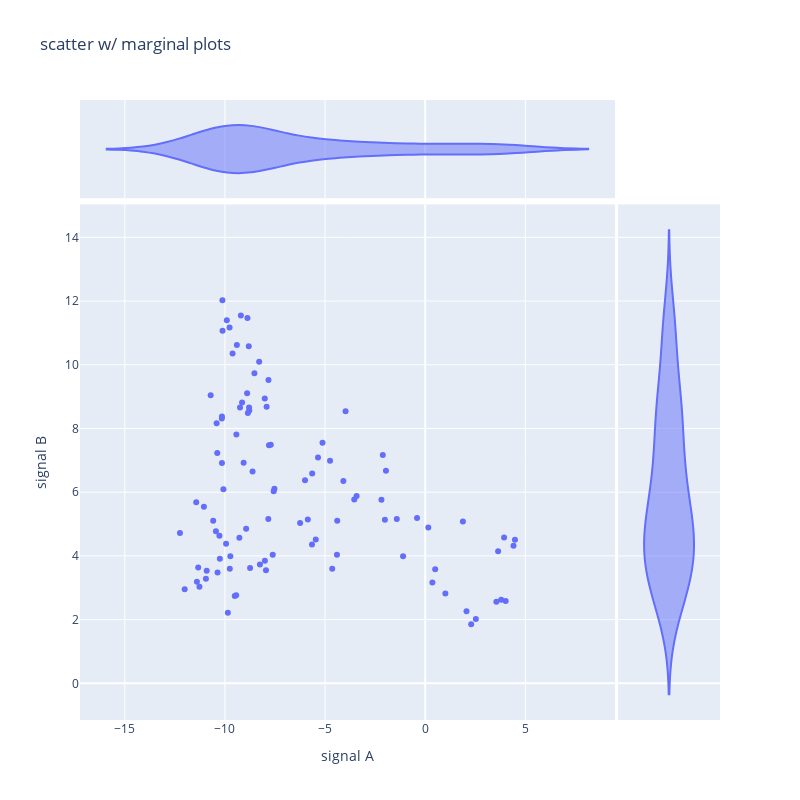

Notebook code cell kept with this figure:
### Markdown cell above
## marginal plots

### Code cell
fig_marginal = px.scatter(
    df,
    x='signal A',
    y='signal B',
    marginal_x='violin',
    marginal_y='violin',
    title='scatter w/ marginal plots',
    width=800,
    height=800
)
fig_marginal.show()

### Figure 1 — Plotly figure (JSON) as saved in the notebook; plotly's stock layout.template omitted (floating-point values rounded to 4 significant figures)
{"data": [{"hovertemplate": "signal A=%{x}<br>signal B=%{y}<extra></extra>", "legendgroup": "", "marker": {"color": "#636efa", "symbol": "circle"}, "mode": "markers", "name": "", "orientation": "v", "showlegend": false, "type": "scatter", "x": [0.4967, 0.3584, 1.006, 2.529, 2.295, 2.061, 3.64, 4.408, 3.938, 4.481, 4.017, 3.551, 3.793, 1.88, 0.1552, -0.4071, -1.42, -1.106, -2.014, -3.426, -1.96, -2.186, -2.119, -3.543, -4.088, -3.977, -5.128, -4.752, -5.353, -5.644, -6.246, -4.394, -4.407, -5.465, -4.642, -5.863, -5.654, -7.614, -8.942, -8.745, -8.007, -7.836, -7.951, -8.252, -9.731, -10.45, -10.91, -9.854, -9.511, -11.27, -10.95, -11.33, -12.01, -11.4, -10.37, -9.438, -10.28, -10.59, -10.25, -9.279, -9.758, -9.944, -11.05, -12.25, -11.43, -10.08, -10.15, -9.146, -8.785, -9.43, -9.068, -7.53, -7.566, -6.002, -8.621, -7.799, -7.712, -8.011, -7.92, -9.907, -10.13, -9.77, -8.292, -8.81, -9.619, -10.12, -9.205, -8.876, -9.406, -8.893, -8.796, -7.827, -8.529, -8.857, -9.249, -10.71, -10.42, -10.16, -10.15, -10.38], "xaxis": "x", "y": [3.585, 3.164, 2.821, 2.019, 1.858, 2.262, 4.148, 4.323, 4.58, 4.506, 2.587, 2.56, 2.621, 5.084, 4.891, 5.193, 5.158, 3.99, 5.132, 5.884, 6.675, 5.766, 7.169, 5.767, 6.354, 8.544, 7.554, 6.987, 7.087, 6.584, 5.033, 5.102, 4.039, 4.513, 3.593, 5.143, 4.36, 4.038, 4.852, 3.621, 3.848, 5.155, 3.548, 3.732, 3.992, 4.774, 3.537, 2.217, 2.739, 3.036, 3.286, 3.633, 2.953, 3.185, 3.478, 2.764, 4.629, 5.103, 3.912, 4.568, 3.594, 4.381, 5.539, 4.719, 5.682, 6.095, 6.917, 8.814, 8.568, 7.815, 6.925, 6.109, 6.032, 6.373, 6.65, 7.477, 7.49, 8.944, 8.679, 11.4, 12.02, 11.17, 10.1, 10.58, 10.36, 11.07, 11.54, 11.47, 10.62, 9.109, 8.662, 9.518, 9.733, 8.487, 8.66, 9.045, 8.161, 8.315, 8.373, 7.23], "yaxis": "y"}, {"alignmentgroup": "True", "hovertemplate": "signal A=%{x}<extra></extra>", "legendgroup": "", "marker": {"color": "#636efa", "symbol": "circle"}, "name": "", "offsetgroup": "", "scalegroup": "x", "showlegend": false, "type": "violin", "x": [0.4967, 0.3584, 1.006, 2.529, 2.295, 2.061, 3.64, 4.408, 3.938, 4.481, 4.017, 3.551, 3.793, 1.88, 0.1552, -0.4071, -1.42, -1.106, -2.014, -3.426, -1.96, -2.186, -2.119, -3.543, -4.088, -3.977, -5.128, -4.752, -5.353, -5.644, -6.246, -4.394, -4.407, -5.465, -4.642, -5.863, -5.654, -7.614, -8.942, -8.745, -8.007, -7.836, -7.951, -8.252, -9.731, -10.45, -10.91, -9.854, -9.511, -11.27, -10.95, -11.33, -12.01, -11.4, -10.37, -9.438, -10.28, -10.59, -10.25, -9.279, -9.758, -9.944, -11.05, -12.25, -11.43, -10.08, -10.15, -9.146, -8.785, -9.43, -9.068, -7.53, -7.566, -6.002, -8.621, -7.799, -7.712, -8.011, -7.92, -9.907, -10.13, -9.77, -8.292, -8.81, -9.619, -10.12, -9.205, -8.876, -9.406, -8.893, -8.796, -7.827, -8.529, -8.857, -9.249, -10.71, -10.42, -10.16, -10.15, -10.38], "xaxis": "x3", "yaxis": "y3"}, {"alignmentgroup": "True", "hovertemplate": "signal B=%{y}<extra></extra>", "legendgroup": "", "marker": {"color": "#636efa", "symbol": "circle"}, "name": "", "offsetgroup": "", "scalegroup": "y", "showlegend": false, "type": "violin", "xaxis": "x2", "y": [3.585, 3.164, 2.821, 2.019, 1.858, 2.262, 4.148, 4.323, 4.58, 4.506, 2.587, 2.56, 2.621, 5.084, 4.891, 5.193, 5.158, 3.99, 5.132, 5.884, 6.675, 5.766, 7.169, 5.767, 6.354, 8.544, 7.554, 6.987, 7.087, 6.584, 5.033, 5.102, 4.039, 4.513, 3.593, 5.143, 4.36, 4.038, 4.852, 3.621, 3.848, 5.155, 3.548, 3.732, 3.992, 4.774, 3.537, 2.217, 2.739, 3.036, 3.286, 3.633, 2.953, 3.185, 3.478, 2.764, 4.629, 5.103, 3.912, 4.568, 3.594, 4.381, 5.539, 4.719, 5.682, 6.095, 6.917, 8.814, 8.568, 7.815, 6.925, 6.109, 6.032, 6.373, 6.65, 7.477, 7.49, 8.944, 8.679, 11.4, 12.02, 11.17, 10.1, 10.58, 10.36, 11.07, 11.54, 11.47, 10.62, 9.109, 8.662, 9.518, 9.733, 8.487, 8.66, 9.045, 8.161, 8.315, 8.373, 7.23], "yaxis": "y2"}], "layout": {"height": 800, "legend": {"tracegroupgap": 0}, "title": {"text": "scatter w/ marginal plots"}, "width": 800, "xaxis": {"anchor": "y", "domain": [0, 0.8358], "title": {"text": "signal A"}}, "xaxis2": {"anchor": "y2", "domain": [0.8408, 1], "matches": "x2", "showgrid": false, "showline": false, "showticklabels": false, "ticks": ""}, "xaxis3": {"anchor": "y3", "domain": [0, 0.8358], "matches": "x", "showgrid": true, "showticklabels": false}, "xaxis4": {"anchor": "y4", "domain": [0.8408, 1], "matches": "x2", "showgrid": false, "showline": false, "showticklabels": false, "ticks": ""}, "yaxis": {"anchor": "x", "domain": [0, 0.8316], "title": {"text": "signal B"}}, "yaxis2": {"anchor": "x2", "domain": [0, 0.8316], "matches": "y", "showgrid": true, "showticklabels": false}, "yaxis3": {"anchor": "x3", "domain": [0.8416, 1], "matches": "y3", "showgrid": false, "showline": false, "showticklabels": false, "ticks": ""}, "yaxis4": {"anchor": "x4", "domain": [0.8416, 1], "matches": "y3", "showgrid": true, "showline": false, "showticklabels": false, "ticks": ""}}}
